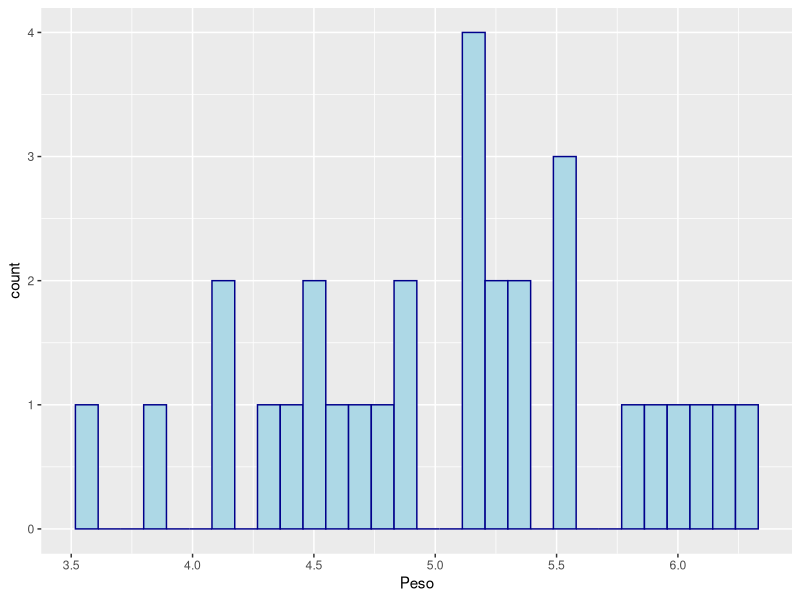
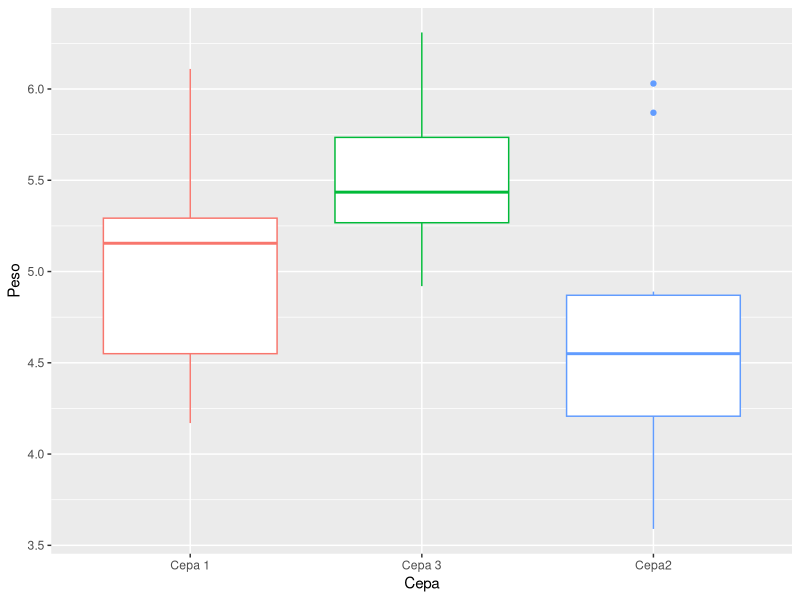
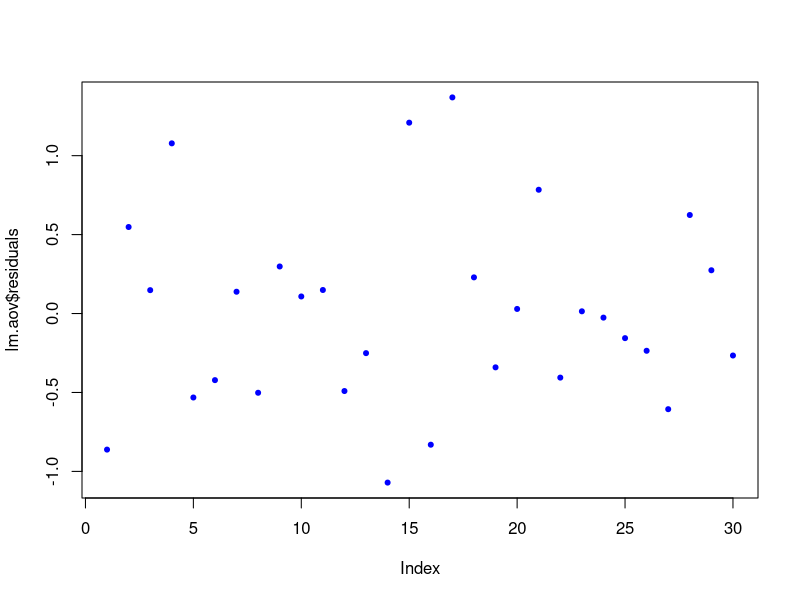
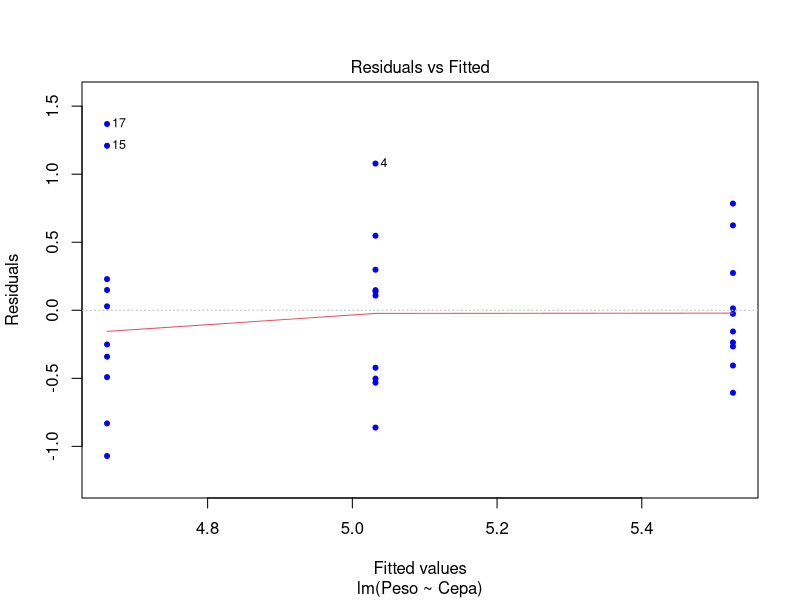
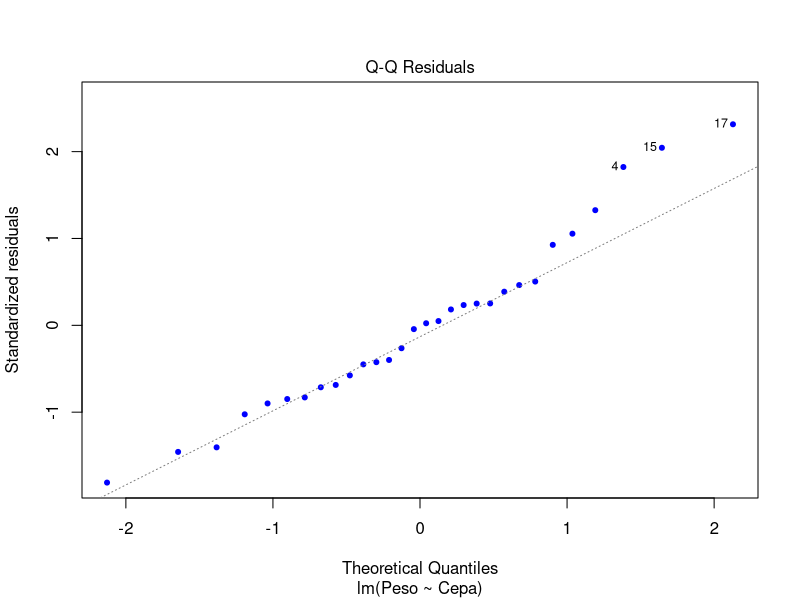
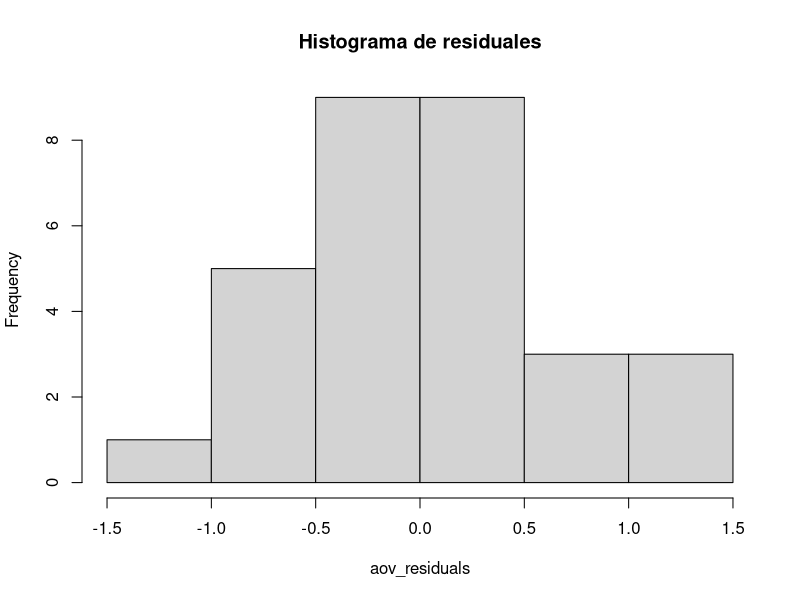
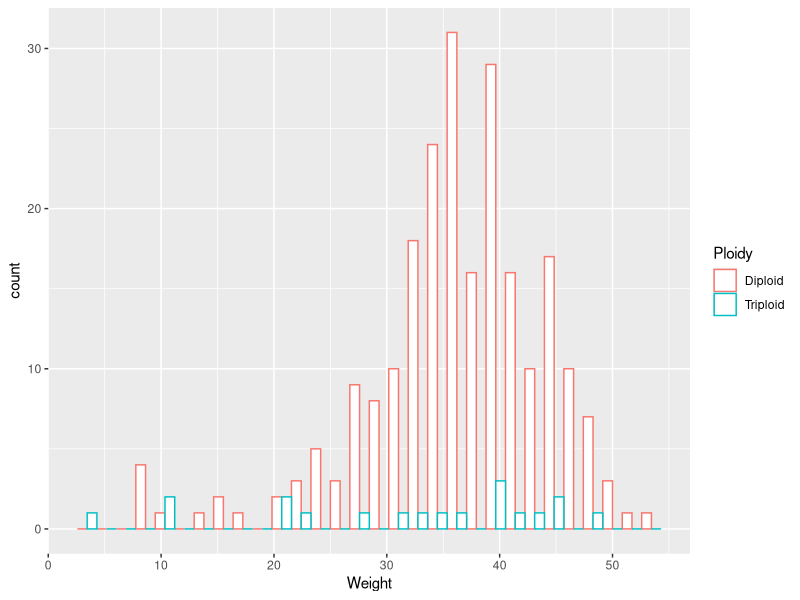
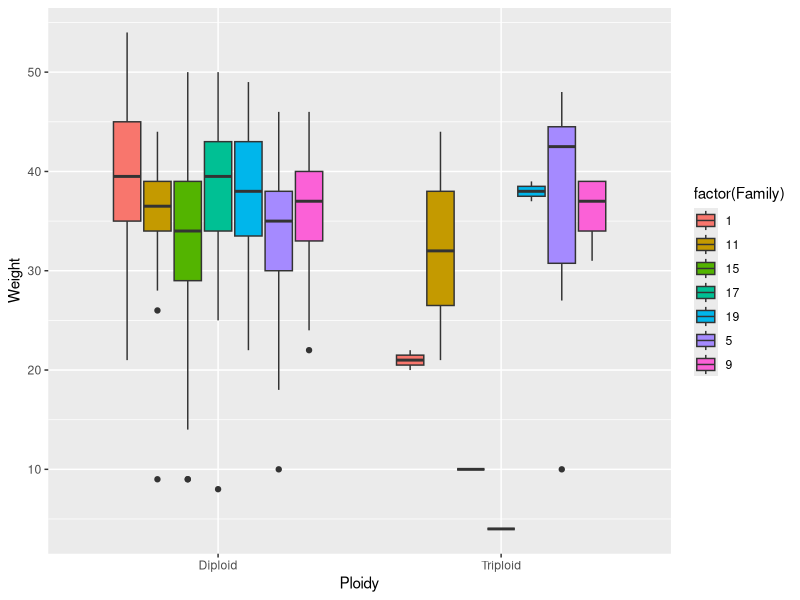

These figures' R source, in order:
## ---- chunk 1
knitr::opts_chunk$set(echo = TRUE)

library(readxl)
library(car)
library(lmtest)
library(dplyr)
library(knitr)
library(ggplot2)

## ---- chunk 2
tilapia_cepas<-read.csv("tilapia_cepas.csv", sep = ";")
tilapia_cepas$Cepa <- as.factor(tilapia_cepas$Cepa)
head(tilapia_cepas)
summary(tilapia_cepas)

p <-  ggplot(tilapia_cepas, aes(x=Peso))
p + geom_histogram(color="darkblue", fill="lightblue")

q <-ggplot(tilapia_cepas, aes(x=Cepa, y=Peso, color=Cepa)) +
  geom_boxplot()+theme(legend.position="none")
q
## ---- chunk 3
lm.aov <- lm(Peso ~ Cepa, data = tilapia_cepas)
aov(lm.aov)
## ---- chunk 4
plot(lm.aov$residuals, pch=20, col = "blue")
## ---- chunk 5
dwtest(Peso ~ Cepa, data = tilapia_cepas,
       alternative = c("two.sided"), 
       iterations = 15)
## ---- chunk 6
plot(lm.aov, 1, pch=20, col = "blue")
## ---- chunk 7
leveneTest(Peso ~ Cepa, data = tilapia_cepas,
           center = "median")
## ---- chunk 8
plot(lm.aov, 2, pch=20, col = "blue")
## ---- chunk 9
aov_residuals <- residuals(object = lm.aov)
hist(x= aov_residuals, main = "Histograma de residuales")
shapiro.test(x= aov_residuals)
## ---- chunk 10
#Se realizaron los gráficos y las pruebas para cada uno de los supuestos. Los resultados de las pruebas mostraron que se cumplían los tres supuestos (independencia, homogeneidad de varianzas y normalidad); ya que éstas pruebas presentaron p-valores superiores al nivel de significación del 5%. Debido al cumplimiento de los tres supuestos, se concluye que para este experimento es posible realizar el análisis de varianza.
## ---- chunk 11
Harvey_dat <- read_excel("Harvey_dat.xlsx")
head(Harvey_dat)
Harvey_dat$Family <- as.factor(Harvey_dat$Family)
Harvey_dat$Ploidy <- as.factor(Harvey_dat$Ploidy)
summary(Harvey_dat)

Harvey_dat %>%
  ggplot(aes(x=Weight, color=Ploidy)) +
  geom_histogram(fill="white", position="dodge")+
  theme(legend.position="right")


Harvey_dat %>%
  ggplot(aes(x=Ploidy, y=Weight, fill=factor(Family))) +
  geom_boxplot()
## ---- chunk 12
lm.aov1 <- lm(Weight ~ Ploidy * Family, data = Harvey_dat)
aov(lm.aov1)
## ---- chunk 13
plot(lm.aov1$residuals, pch=20, col = "blue")
## ---- chunk 14
dwtest(Weight ~ Ploidy * Family, data = Harvey_dat,
       alternative = c("two.sided"), 
       iterations = 15)
## ---- chunk 15
plot(lm.aov1, 1, pch=20, col = "blue")
## ---- chunk 16
leveneTest(Weight ~ Ploidy * Family, data = Harvey_dat,
           center = "median")
## ---- chunk 17
plot(lm.aov1, 2, pch=20, col = "blue")
## ---- chunk 18
aov_residuals <- residuals(object = lm.aov1)
hist(x= aov_residuals, main = "Histograma de residuales")
shapiro.test(x= aov_residuals)
## ---- chunk 19
#Se realizaron los gráficos y las pruebas para cada uno de los supuestos. Los resultados de las pruebas mostraron que se cumplían solo dos supuestos (independencia y homogeneidad de varianzas); ya que éstas pruebas presentaron p-valores superiores al nivel de significación del 5%. Debido al incumplimiento del supuesto de normalidad, se concluye que para este experimento no es posible realizar el análisis de varianza.
## ---- chunk 20
trucha <- read_excel("trucha.xlsx")
head(trucha)
summary(trucha)

ggplot(trucha, aes(x=weight, y=fillet)) + geom_point() + geom_smooth(method=lm)

## ---- chunk 21
lm.aov2 <- lm(fillet ~ weight, data = trucha)
## ---- chunk 22
plot(lm.aov2$residuals, pch=20, col = "blue")
## ---- chunk 23
dwtest(fillet ~ weight, data = trucha,
       alternative = c("two.sided"), 
       iterations = 15)
## ---- chunk 24
qqPlot(trucha$weight)
qqPlot(trucha$fillet)
## ---- chunk 25
aov_residuals <- residuals(object = lm.aov2)
hist(x= aov_residuals, main = "Histograma de residuales")
shapiro.test(x= aov_residuals)
## ---- chunk 26
#El otro supuesto que tiene el análisis de correlación es el de homogeneidad de varianzas.
## ---- chunk 27
plot(lm.aov2, 1, pch=20, col = "blue")
## ---- chunk 28
# test de hipótesis para la homocedasticidad en correlación
bptest(lm.aov2)
## ---- chunk 29
#Se realizaron gráficos y las pruebas para cada uno de los supuestos. Los resultados de las pruebas mostraron que se cumplían los tres supuestos (independencia, homogeneidad de varianzas y normalidad); ya que éstas pruebas presentaron p-valores superiores al nivel de significación del 5%. Debido al cumplimiento de los tres supuestos, se concluye que para este experimento es posible realizar el análisis de varianza.
